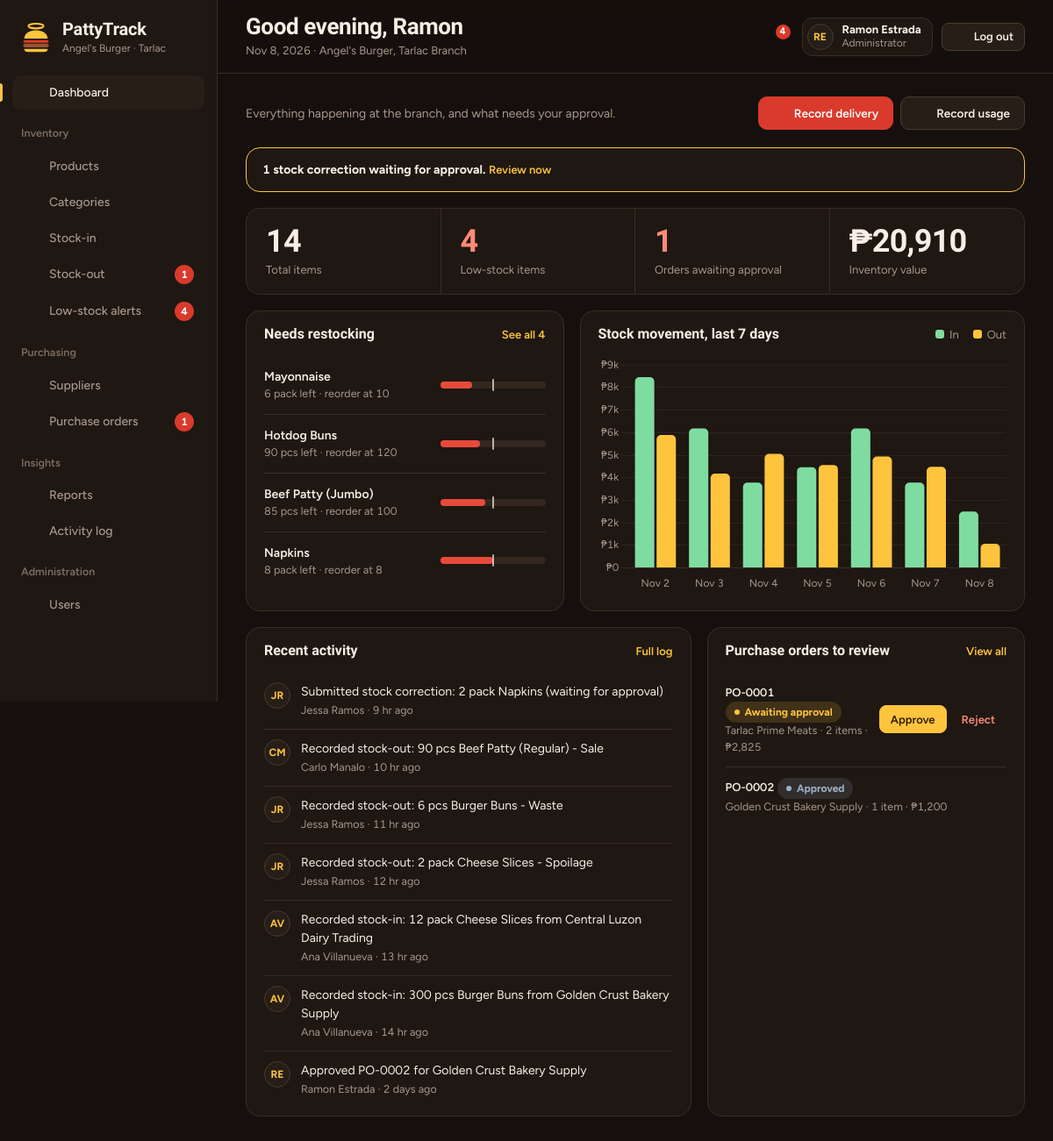
/dashboard.php (signed in), run on the app's committed database.
### tables this page shows
CREATE TABLE users (
  user_id INT AUTO_INCREMENT PRIMARY KEY,
  full_name VARCHAR(100) NOT NULL,
  username VARCHAR(50) NOT NULL UNIQUE,
  password VARCHAR(255) NOT NULL,
  role ENUM('Admin','Manager','Staff') NOT NULL DEFAULT 'Staff',
  status ENUM('active','deactivated') NOT NULL DEFAULT 'active',
  created_at TIMESTAMP NOT NULL DEFAULT CURRENT_TIMESTAMP
);

CREATE TABLE products (
  product_id INT AUTO_INCREMENT PRIMARY KEY,
  category_id INT NOT NULL,
  product_name VARCHAR(100) NOT NULL UNIQUE,
  unit_of_measure VARCHAR(20) NOT NULL,
  reorder_level INT NOT NULL DEFAULT 0,
  current_stock INT NOT NULL DEFAULT 0,
  unit_cost DECIMAL(8,2) NOT NULL DEFAULT 0,
  is_active TINYINT(1) NOT NULL DEFAULT 1,         
  updated_at TIMESTAMP NOT NULL DEFAULT CURRENT_TIMESTAMP ON UPDATE CURRENT_TIMESTAMP,
  FOREIGN KEY (category_id) REFERENCES categories(category_id)
);

CREATE TABLE activity_logs (
  log_id INT AUTO_INCREMENT PRIMARY KEY,
  user_id INT NOT NULL,
  action_taken VARCHAR(255) NOT NULL,
  created_at DATETIME NOT NULL DEFAULT CURRENT_TIMESTAMP,
  FOREIGN KEY (user_id) REFERENCES users(user_id)
);

CREATE TABLE purchase_orders (
  po_id INT AUTO_INCREMENT PRIMARY KEY,
  supplier_id INT NOT NULL,
  status ENUM('Pending','Delivered','Cancelled') NOT NULL DEFAULT 'Pending',
  expected_date DATE NOT NULL,
  note VARCHAR(150) NOT NULL DEFAULT '',
  created_by INT NOT NULL,
  created_at TIMESTAMP NOT NULL DEFAULT CURRENT_TIMESTAMP,
  approved_by INT NULL,
  approved_at DATETIME NULL,
  delivered_at DATETIME NULL,
  FOREIGN KEY (supplier_id) REFERENCES suppliers(supplier_id),
  FOREIGN KEY (created_by) REFERENCES users(user_id),
  FOREIGN KEY (approved_by) REFERENCES users(user_id)
);

CREATE TABLE suppliers (
  supplier_id INT AUTO_INCREMENT PRIMARY KEY,
  supplier_name VARCHAR(100) NOT NULL,
  category_id INT NOT NULL,                          
  contact_person VARCHAR(100) NOT NULL,
  contact_number VARCHAR(20) NOT NULL,
  FOREIGN KEY (category_id) REFERENCES categories(category_id)
);

### dashboard.php (the view, shortened to what the rows shown need)
<?php
require_once 'layout.php';
requireRole('Admin', 'Manager', 'Staff');
$role = currentRole();
$low     = lowProducts();
$openPos = $pdo->query("SELECT po.*, s.supplier_name supplier,
                        (SELECT SUM(quantity_ordered * unit_price) FROM purchase_order_items WHERE po_id = po.po_id) total,
                        (SELECT COUNT(*) FROM purchase_order_items WHERE po_id = po.po_id) n
                        FROM purchase_orders po JOIN suppliers s ON s.supplier_id = po.supplier_id
                        WHERE po.status = 'Pending' ORDER BY po.approved_by IS NOT NULL, po.created_at DESC")->fetchAll();
$acts = $pdo->query("SELECT a.*, u.full_name name FROM activity_logs a JOIN users u ON u.user_id = a.user_id
                     WHERE a.action_taken <> 'Logged in' ORDER BY a.created_at DESC, a.log_id DESC LIMIT 7")->fetchAll();
$week = dailySeries(date('Y-m-d', strtotime('-6 days')), date('Y-m-d'));
$hour  = (int)date('G');
$greet = $hour < 12 ? 'Good morning' : ($hour < 18 ? 'Good afternoon' : 'Good evening');
layoutTop($greet . ', ' . explode(' ', $_SESSION['name'])[0], date('M j, Y') . " · Angel's Burger, Tarlac Branch");
?>
<div class="grid g-2-1">
    <section class="panel">
        <div class="panel-h"><h2>Needs restocking</h2><?php if ($low): ?><a class="link" href="alerts.php">See all <?= count($low) ?></a><?php endif; ?></div>
        <div class="panel-b">
            <?php foreach (array_slice($low, 0, 5) as $p): ?>
                <div class="alert-row">
                    <div><b><?= e($p['name']) ?></b><small><?= $p['stock'] == 0 ? 'Out of stock' : e($p['stock'] . ' ' . $p['unit'] . ' left') ?> · reorder at <?= (int)$p['reorder_level'] ?></small></div>
                    <?= meter($p) ?>
                </div>
            <?php endforeach; ?>
        </div>
    </section>
    <section class="panel">
        <div class="panel-h"><h2>Stock movement, last 7 days</h2>
            <div class="legend"><span><i style="background:#7FDCA0"></i>In</span><span><i style="background:#FFC43D"></i>Out</span></div></div>
    </section>
</div>
<div class="grid <?= $role === 'Staff' ? '' : 'g-7-5' ?> mt">
    <section class="panel">
        <div class="panel-h"><h2>Recent activity</h2><a class="link" href="activity.php"><?= $role === 'Staff' ? 'My activity' : 'Full log' ?></a></div>
        <div class="panel-b"><ul class="feed">
            <?php foreach ($acts as $a): ?>
                <li><span class="avatar"><?= e(initials($a['name'])) ?></span>
                    <div><p><?= e($a['action_taken']) ?></p><small><?= e($a['name']) ?> · <?= ago($a['created_at']) ?></small></div></li>
            <?php endforeach; ?>
        </ul></div>
    </section>
    <?php if ($role !== 'Staff'): ?>
    <section class="panel">
        <div class="panel-h"><h2><?= $role === 'Admin' ? 'Purchase orders to review' : 'Open purchase orders' ?></h2><a class="link" href="purchase_orders.php">View all</a></div>
        <div class="panel-b">
            <?php foreach ($openPos as $po): ?>
                <div class="po-mini">
                    <div><b><a class="link" style="color:var(--text)" href="purchase_orders.php?id=<?= (int)$po['po_id'] ?>"><?= poCode($po['po_id']) ?></a></b> <?= poBadge($po) ?>
                        <small><?= e($po['supplier']) ?> · <?= (int)$po['n'] ?> item<?= $po['n'] > 1 ? 's' : '' ?> · <?= peso($po['total'], 0) ?></small></div>
                    <?php if ($role === 'Admin' && !$po['approved_by']): ?>
                    <div class="acts">
                        <form action="process.php" method="post"><button class="btn sm gold" type="submit">Approve</button></form>
                        <form action="process.php" method="post" onsubmit="return confirm('Reject and cancel this order?');"><button class="btn sm ghost danger" type="submit">Reject</button></form>
                    </div>
                    <?php endif; ?>
                </div>
            <?php endforeach; ?>
        </div>
    </section>
    <?php endif; ?>
</div>
<?php chartScript(); ?>
<script>movementChart('chWeek', <?= json_encode($week) ?>);</script>
<?php layoutBottom(); ?>

### layout.php (shortened to what the rows shown need)
<?php
require_once 'process.php';
function icon(string $name): string {
    $paths = [
        'grid'   => '<rect x="3" y="3" width="7" height="9" rx="1"/><rect x="14" y="3" width="7" height="5" rx="1"/><rect x="14" y="12" width="7" height="9" rx="1"/><rect x="3" y="16" width="7" height="5" rx="1"/>',
        'box'    => '<path d="M21 8 12 3 3 8v8l9 5 9-5V8z"/><path d="M3 8l9 5 9-5M12 13v8"/>',
        'in'     => '<path d="M12 3v12M7 10l5 5 5-5"/><path d="M4 17v2a2 2 0 0 0 2 2h12a2 2 0 0 0 2-2v-2"/>',
        'out'    => '<path d="M12 15V3M7 8l5-5 5 5"/><path d="M4 17v2a2 2 0 0 0 2 2h12a2 2 0 0 0 2-2v-2"/>',
        'bell'   => '<path d="M6 8a6 6 0 0 1 12 0c0 7 3 9 3 9H3s3-2 3-9"/><path d="M10.3 21a1.94 1.94 0 0 0 3.4 0"/>',
        'truck'  => '<path d="M14 18V6a1 1 0 0 0-1-1H3a1 1 0 0 0-1 1v11a1 1 0 0 0 1 1h2"/><path d="M15 18h-4"/><path d="M14 9h4l4 4v4a1 1 0 0 1-1 1h-2"/><circle cx="7" cy="18" r="2"/><circle cx="17" cy="18" r="2"/>',
        'clip'   => '<rect x="8" y="2" width="8" height="4" rx="1"/><path d="M16 4h2a2 2 0 0 1 2 2v14a2 2 0 0 1-2 2H6a2 2 0 0 1-2-2V6a2 2 0 0 1 2-2h2"/><path d="M9 12h6M9 16h4"/>',
        'chart'  => '<path d="M3 3v18h18"/><path d="M7 15l4-4 3 3 5-6"/>',
        'users'  => '<path d="M16 21v-2a4 4 0 0 0-4-4H6a4 4 0 0 0-4 4v2"/><circle cx="9" cy="7" r="4"/><path d="M22 21v-2a4 4 0 0 0-3-3.87M16 3.13a4 4 0 0 1 0 7.75"/>',
        'list'   => '<path d="M8 6h13M8 12h13M8 18h13M3 6h.01M3 12h.01M3 18h.01"/>',
        'search' => '<circle cx="11" cy="11" r="7"/><path d="m21 21-4.3-4.3"/>',
        'plus'   => '<path d="M12 5v14M5 12h14"/>',
        'check'  => '<path d="M20 6 9 17l-5-5"/>',
        'menu'   => '<path d="M4 6h16M4 12h16M4 18h16"/>',
        'logout' => '<path d="M9 21H5a2 2 0 0 1-2-2V5a2 2 0 0 1 2-2h4"/><path d="M16 17l5-5-5-5M21 12H9"/>',
        'edit'   => '<path d="M12 20h9"/><path d="M16.5 3.5a2.1 2.1 0 0 1 3 3L7 19l-4 1 1-4z"/>',
        'tag'    => '<path d="M20.6 13.4 13.4 20.6a2 2 0 0 1-2.8 0L3 13V3h10l7.6 7.6a2 2 0 0 1 0 2.8z"/><circle cx="7.5" cy="7.5" r="1"/>',
        'down'   => '<path d="M21 15v4a2 2 0 0 1-2 2H5a2 2 0 0 1-2-2v-4M7 10l5 5 5-5M12 15V3"/>',
    ];
    return '<svg class="i" viewBox="0 0 24 24" aria-hidden="true">' . ($paths[$name] ?? '') . '</svg>';
}
function meter(array $p): string {
    $max = max($p['reorder_level'] * 2, 1);
    $pct = min(100, $p['stock'] / $max * 100);
    $lvl = !$p['active'] ? 'off' : ($p['stock'] <= $p['reorder_level'] ? 'low' : ($p['stock'] <= $p['reorder_level'] * 1.25 ? 'near' : 'ok'));
    return '<div class="meter ' . $lvl . '"><i style="width:' . round($pct) . '%"></i><b></b></div>';
}
function poStatus(array $po): array {
    if ($po['status'] === 'Pending') return $po['approved_by'] ? ['Approved', 'ready'] : ['Awaiting approval', 'pending'];
    return [$po['status'], strtolower($po['status'])];
}
function poBadge(array $po): string { [$label, $class] = poStatus($po); return '<span class="badge ' . $class . '">' . e($label) . '</span>'; }
function ago(string $ts): string {
    $s = max(0, time() - strtotime($ts));
    if ($s < 86400) return floor($s / 3600) . ' hr ago';
    $d = floor($s / 86400);
    return $d == 1 ? 'Yesterday' : "$d days ago";
}
function initials(string $name): string {
    $o = '';
    foreach (array_slice(explode(' ', $name), 0, 2) as $w) $o .= strtoupper($w[0] ?? '');
    return $o;
}
function layoutTop(string $title, string $sub = '', string $active = ''): void {
    $role   = currentRole();
    $active = $active ?: basename($_SERVER['SCRIPT_NAME']);
    $lowN   = count(lowProducts());
    $badge  = ['alerts.php' => $lowN];
    if ($role === 'Admin') $badge['purchase_orders.php'] = awaitingPoCount();
    if ($role !== 'Staff') $badge['stock_out.php'] = pendingCorrectionCount();
    $all = ['Admin', 'Manager', 'Staff'];
    $am  = ['Admin', 'Manager'];
    $nav = [
        ['dashboard.php', 'Dashboard', 'grid', $all],
        'Inventory',
        ['products.php', 'Products', 'box', $all],
        ['categories.php', 'Categories', 'tag', $am],
        ['stock_in.php', 'Stock-in', 'in', $am],
        ['stock_out.php', 'Stock-out', 'out', $all],
        ['alerts.php', 'Low-stock alerts', 'bell', $all],
        'Purchasing',
        ['suppliers.php', 'Suppliers', 'truck', $am],
        ['purchase_orders.php', 'Purchase orders', 'clip', $am],
        'Insights',
        ['reports.php', 'Reports', 'chart', $am],
        ['activity.php', $role === 'Staff' ? 'My activity' : 'Activity log', 'list', $all],
        'Administration',
        ['users.php', 'Users', 'users', ['Admin']],
    ];
    $roleName = ROLE_NAMES[$role];
    ?>
<!doctype html>
<html lang="en">
<head>
<link rel="stylesheet" href="style.css">
</head>
<body>
<div class="shell" id="shell">
    <aside class="side">
        <nav class="nav">
<?php
    $group = '';
    foreach ($nav as $n) {
        if (is_string($n)) { $group = $n; continue; }
        [$href, $label, $ic, $roles] = $n;
        if ($group) { echo '<div class="nav-group">' . $group . '</div>'; $group = ''; }
        echo '<a href="' . $href . '"' . ($active === $href ? ' aria-current="page"' : '') . '>' . icon($ic) . e($label);
        if (!empty($badge[$href])) echo '<span class="count">' . (int)$badge[$href] . '</span>';
        echo '</a>';
    }
?>
        </nav>
    </aside>
    <div class="main-col">
        <header class="top">
            <div><h1><?= e($title) ?></h1><?php if ($sub): ?><p class="sub"><?= e($sub) ?></p><?php endif; ?></div>
            <div class="top-right">
                <div class="user-chip">
                    <span class="who"><b><?= e($_SESSION['name']) ?></b><span><?= $roleName ?></span></span>
                </div>
            </div>
        </header>
        <main id="page">
<?php
}
function layoutBottom(): void {
    echo "        </main>\n    </div>\n</div>\n</body>\n</html>\n";
}
function chartScript(): void { ?>
<script>
if (window.Chart) {
    Chart.defaults.color = '#A8978A';
    Chart.defaults.font.family = 'Figtree, system-ui, sans-serif';
    Chart.defaults.borderColor = '#3A2D24';
}
function movementChart(id, d) {
    if (!window.Chart) return;
    new Chart(document.getElementById(id), {
        type: d.labels.length > 14 ? 'line' : 'bar',
        data: { labels: d.labels, datasets: [
            { label: 'Stock-in',  data: d.in,  backgroundColor: '#7FDCA0', borderColor: '#7FDCA0', borderRadius: 5, maxBarThickness: 22, tension: .3, pointRadius: 0 },
            { label: 'Stock-out', data: d.out, backgroundColor: '#FFC43D', borderColor: '#FFC43D', borderRadius: 5, maxBarThickness: 22, tension: .3, pointRadius: 0 } ] },
        options: { responsive: true, maintainAspectRatio: false, interaction: { mode: 'index', intersect: false },
            plugins: { legend: { display: false }, tooltip: { callbacks: { label: c => ' ' + c.dataset.label + ': ₱' + Math.round(c.parsed.y).toLocaleString() } } },
            scales: { y: { beginAtZero: true, border: { display: false }, grid: { color: '#2E241D' }, ticks: { callback: v => '₱' + (v >= 1000 ? v / 1000 + 'k' : v) } },
                      x: { grid: { display: false }, ticks: { maxTicksLimit: 10 } } } }
    });
}
</script>
<?php }

### data on the page
users: status "Inventory", status "Purchasing", status "Insights", status "Administration", status "Administrator"
products: product_name "Mayonnaise", current_stock+unit_of_measure "6 pack left", reorder_level "10"
products: product_name "Hotdog Buns", current_stock+unit_of_measure "90 pcs left", reorder_level "120"
products: product_name "Beef Patty (Jumbo)", current_stock+unit_of_measure "85 pcs left", reorder_level "100"
products: product_name "Napkins", current_stock+unit_of_measure "8 pack left", reorder_level "8"
activity_logs: user.full_name "JR", action_taken "Submitted stock correction: 2 pack Napkins (waiting for approval)", user.full_name "Jessa Ramos", created_at "9 hr ago"
activity_logs: user.full_name "CM", action_taken "Recorded stock-out: 90 pcs Beef Patty (Regular) - Sale", user.full_name "Carlo Manalo", created_at "10 hr ago"
activity_logs: user.full_name "JR", action_taken "Recorded stock-out: 6 pcs Burger Buns - Waste", user.full_name "Jessa Ramos", created_at "11 hr ago"
activity_logs: user.full_name "JR", action_taken "Recorded stock-out: 2 pack Cheese Slices - Spoilage", user.full_name "Jessa Ramos", created_at "12 hr ago"
activity_logs: user.full_name "AV", action_taken "Recorded stock-in: 12 pack Cheese Slices from Central Luzon Dairy Trading", user.full_name "Ana Villanueva", created_at "13 hr ago"
activity_logs: user.full_name "AV", action_taken "Recorded stock-in: 300 pcs Burger Buns from Golden Crust Bakery Supply", user.full_name "Ana Villanueva", created_at "14 hr ago"
activity_logs: user.full_name "RE", action_taken "Approved PO-0002 for Golden Crust Bakery Supply", user.full_name "Ramon Estrada", created_at "2 days ago"
purchase_orders: po_id "PO-0001", label "Awaiting approval", supplier.supplier_name "Tarlac Prime Meats", n "2", total "₱2,825"
purchase_orders: po_id "PO-0002", label "Approved", supplier.supplier_name "Golden Crust Bakery Supply", n "1", total "₱1,200"

### other printed values
$label "Dashboard"
$label "Products"
$label "Categories"
$label "Stock-in"
$label "Stock-out"
$badge[$href] "1"
$label "Low-stock alerts"
$badge[$href] "4"
$label "Suppliers"
$label "Purchase orders"
$label "Reports"
$label "Activity log"
$label "Users"
$title "Good evening, Ramon"
$sub "Nov 8, 2026 · Angel's Burger, Tarlac Branch"
